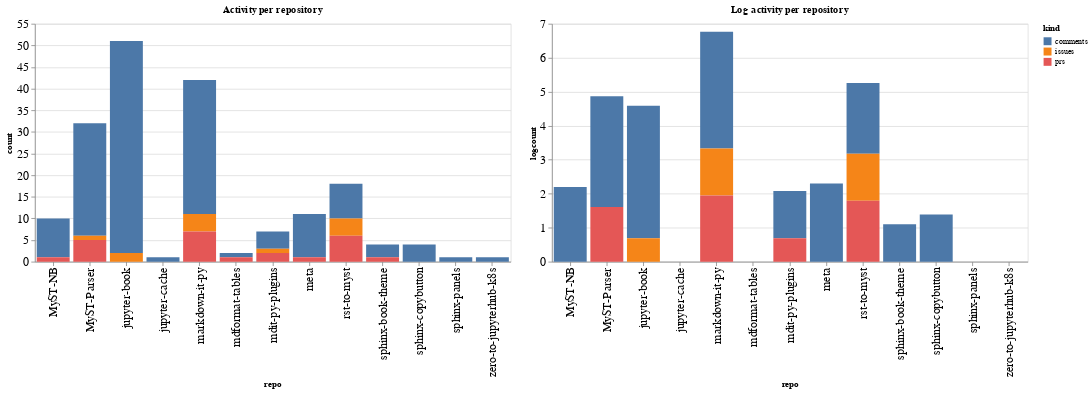

Here is the notebook cell this chart was saved with:
### Code cell
ch1 = alt.Chart(repo_summaries, width=600, title="Activity per repository").mark_bar().encode(
    x='repo',
    y='count',
    color='kind',
    tooltip="kind"
)

ch2 = alt.Chart(repo_summaries, width=600, title="Log activity per repository").mark_bar().encode(
    x='repo',
    y='logcount',
    color='kind',
    tooltip="kind"
)

ch1 | ch2

### Figure 1 — Vega-Lite specification as saved in the notebook (floating-point values rounded to 4 significant figures)
{"config": {"axisLeft": {"labelFontSize": 15}, "axisBottom": {"labelFontSize": 15}}, "hconcat": [{"mark": "bar", "encoding": {"color": {"type": "nominal", "field": "kind"}, "tooltip": {"type": "nominal", "field": "kind"}, "x": {"type": "nominal", "field": "repo"}, "y": {"type": "quantitative", "field": "count"}}, "title": "Activity per repository", "width": 600}, {"mark": "bar", "encoding": {"color": {"type": "nominal", "field": "kind"}, "tooltip": {"type": "nominal", "field": "kind"}, "x": {"type": "nominal", "field": "repo"}, "y": {"type": "quantitative", "field": "logcount"}}, "title": "Log activity per repository", "width": 600}], "data": {"name": "data-879640be0cc3166a67b1cbb04d60f50e"}, "$schema": "https://vega.github.io/schema/vega-lite/v4.8.1.json", "datasets": {"data-879640be0cc3166a67b1cbb04d60f50e": [{"repo": "MyST-NB", "kind": "comments", "count": 9, "logcount": 2.197}, {"repo": "MyST-NB", "kind": "prs", "count": 1, "logcount": 0.0}, {"repo": "MyST-Parser", "kind": "comments", "count": 26, "logcount": 3.258}, {"repo": "MyST-Parser", "kind": "issues", "count": 1, "logcount": 0.0}, {"repo": "MyST-Parser", "kind": "prs", "count": 5, "logcount": 1.609}, {"repo": "jupyter-book", "kind": "comments", "count": 49, "logcount": 3.892}, {"repo": "jupyter-book", "kind": "issues", "count": 2, "logcount": 0.6931}, {"repo": "jupyter-cache", "kind": "comments", "count": 1, "logcount": 0.0}, {"repo": "markdown-it-py", "kind": "comments", "count": 31, "logcount": 3.434}, {"repo": "markdown-it-py", "kind": "issues", "count": 4, "logcount": 1.386}, {"repo": "markdown-it-py", "kind": "prs", "count": 7, "logcount": 1.946}, {"repo": "mdformat-tables", "kind": "comments", "count": 1, "logcount": 0.0}, {"repo": "mdformat-tables", "kind": "prs", "count": 1, "logcount": 0.0}, {"repo": "mdit-py-plugins", "kind": "comments", "count": 4, "logcount": 1.386}, {"repo": "mdit-py-plugins", "kind": "issues", "count": 1, "logcount": 0.0}, {"repo": "mdit-py-plugins", "kind": "prs", "count": 2, "logcount": 0.6931}, {"repo": "meta", "kind": "comments", "count": 10, "logcount": 2.303}, {"repo": "meta", "kind": "prs", "count": 1, "logcount": 0.0}, {"repo": "rst-to-myst", "kind": "comments", "count": 8, "logcount": 2.079}, {"repo": "rst-to-myst", "kind": "issues", "count": 4, "logcount": 1.386}, {"repo": "rst-to-myst", "kind": "prs", "count": 6, "logcount": 1.792}, {"repo": "sphinx-book-theme", "kind": "comments", "count": 3, "logcount": 1.099}, {"repo": "sphinx-book-theme", "kind": "prs", "count": 1, "logcount": 0.0}, {"repo": "sphinx-copybutton", "kind": "comments", "count": 4, "logcount": 1.386}, {"repo": "sphinx-panels", "kind": "comments", "count": 1, "logcount": 0.0}, {"repo": "zero-to-jupyterhub-k8s", "kind": "comments", "count": 1, "logcount": 0.0}]}}
